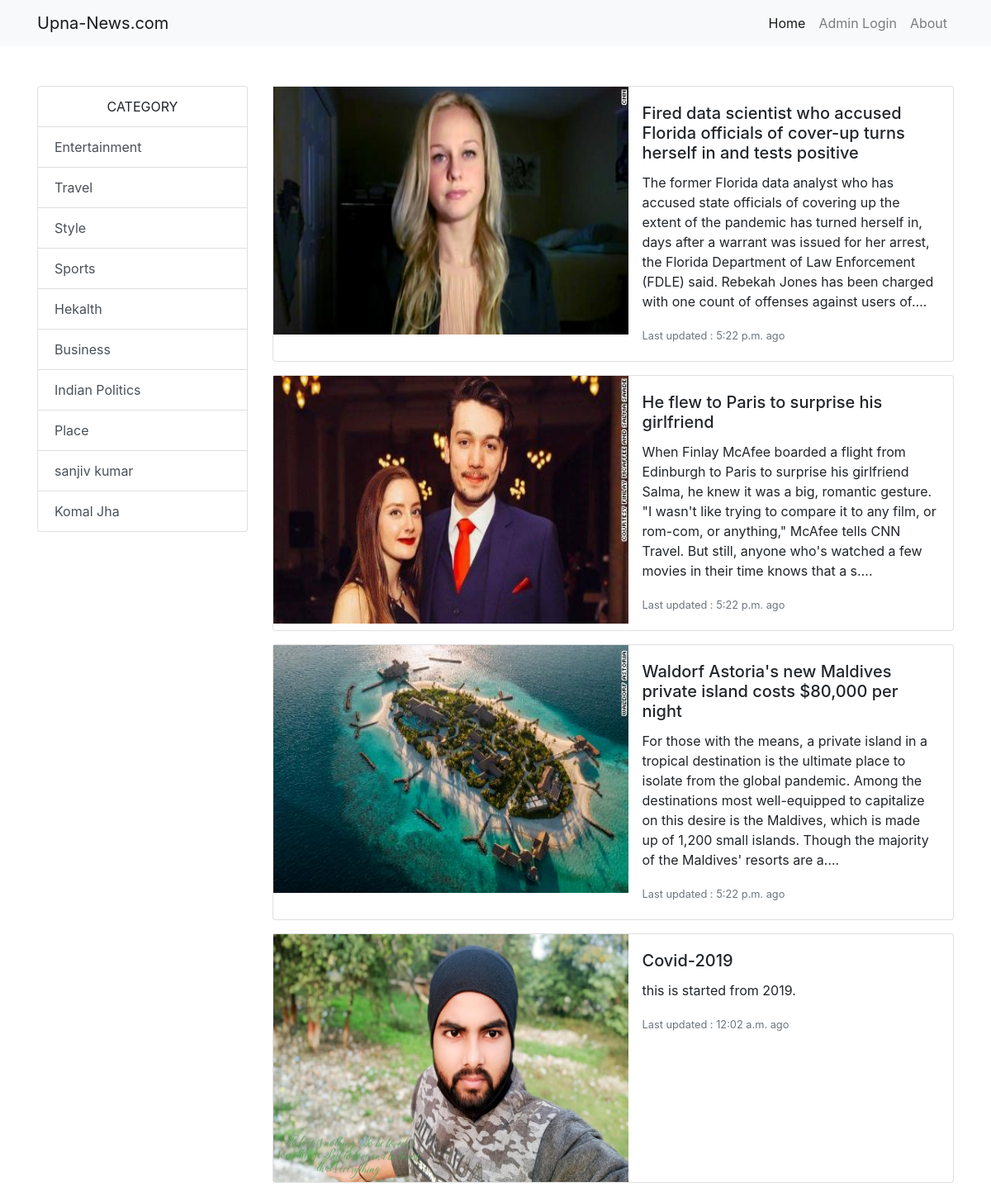
The page / on the database its author committed.
### data/models.py (models this page shows, shortened)
class Category(models.Model):
    name = models.CharField(max_length=40,unique=True)
    slug = models.SlugField()

class Headline(models.Model):
    name = models.CharField(max_length=150)
    category = models.ForeignKey(Category,on_delete=models.CASCADE)
    description = models.TextField()
    time = models.TimeField(auto_now_add=True)
    image = models.ImageField(upload_to='image/')
    slug = models.SlugField()

### data/views.py (the view)
# urls.py: 2. Add a URL to urlpatterns:  path('', views.home, name='home')
def home(r):
    context = {
        'cat':Category.objects.all(),
        'hed':Headline.objects.all(),
    }
    return render(r,'home.html',context)

### data/templates/home.html (shortened to what this page needs)
<!DOCTYPE html>
<html lang="en">
<head>
    <link href="https://cdn.jsdelivr.net/npm/bootstrap@5.0.0-beta1/dist/css/bootstrap.min.css" rel="stylesheet">
    <link rel="stylesheet" href="https://cdn.jsdelivr.net/npm/bootstrap@4.6.0/dist/css/bootstrap.min.css">
</head>
<body>
    <nav class="navbar navbar-expand-lg navbar-light bg-light">
        <div class="container">
            <a href="{% url 'homepage' %}" class="navbar-brand">Upna-News.com</a>
            <ul class="navbar-nav">
                {% if user.is_authenticated %}
                    <li class="nav-item">
                        <a href="{% url 'logout' %}" class="nav-link">LogOut</a>
                    </li>
                    <li class="nav-item">
                        <a href="{% url 'signup' %}" class="nav-link">Admin SignUp</a>
                    </li>
                {% else %}
                    <li class="nav-item">
                        <a href="{% url 'homepage' %}" class="nav-link active">Home</a>
                    </li>
                    <li class="nav-item">
                        <a href="{% url 'login' %}" class="nav-link">Admin Login</a>
                    </li>
                    <li class="nav-item">
                        <a href="" class="nav-link">About</a>
                    </li>
                {% endif %}
            </ul>
        </div>
    </nav>
{% block content %}
<div class="container mt-5">
    <div class="row">
            <div class="col-lg-3">
                <div class="list-group">
                    <li class="list-group-item text-center">CATEGORY</li>
                        {% for foo in cat %}
                        <a href="{% url 'cate' foo.slug %}" class='list-group-item list-group-item-action'>{{ foo.name }}</a>
                        {% endfor %}
                </div>
            </div>
            <div class="col-lg-9">
               {% for h in hed %}
               <div class="card mb-3" style="max-width: 1000px;">
                <div class="row g-0">
                  <div class="col-md-6">
                    <img src="{{ h.image.url }}" width="430px" height="300px" alt="...">
                  </div>
                  <div class="col-md-6">
                    <div class="card-body">
                      <h5 class="card-title">{{ h.name }}</h5>
                      <p class="card-text ">{{ h.description|truncatechars:310 }}.</p>
                      <p class="card-text"><small class="text-muted">Last updated : {{h.time}} ago</small></p>
                    </div>
                  </div>
                </div>
              </div>
               {% endfor %}
            </div>
        </div>
    </div>
{% endblock %}
</body>
</html>

### rows shown on the page
Category: name "Entertainment"
Category: name "Travel"
Category: name "Style"
Category: name "Sports"
Category: name "Hekalth"
Category: name "Business"
Category: name "Indian Politics"
Category: name "Place"
Category: name "sanjiv kumar"
Category: name "Komal Jha"
Headline: image (picture), name "Fired data scientist who accused Florida officials of cover-up turns herself in and tests positive", description "The former Florida data analyst who has accused state officials of covering up the extent of the pandemic has turned herself in, days after a warrant was issued for her arrest, the Florida Department of Law Enforcement (FDLE) said. Rebekah Jones has been charged with one count of offenses against users of…", time "5:22 p.m."
Headline: image (picture), name "He flew to Paris to surprise his girlfriend", description "When Finlay McAfee boarded a flight from Edinburgh to Paris to surprise his girlfriend Salma, he knew it was a big, romantic gesture. \"I wasn't like trying to compare it to any film, or rom-com, or anything,\" McAfee tells CNN Travel. But still, anyone who's watched a few movies in their time knows that a s…", time "5:22 p.m."
Headline: image (picture), name "Waldorf Astoria's new Maldives private island costs $80,000 per night", description "For those with the means, a private island in a tropical destination is the ultimate place to isolate from the global pandemic. Among the destinations most well-equipped to capitalize on this desire is the Maldives, which is made up of 1,200 small islands. Though the majority of the Maldives' resorts are a…", time "5:22 p.m."
Headline: image (picture), name "Covid-2019", description "this is started from 2019", time "12:02 a.m."
